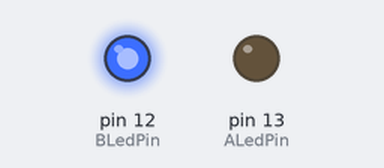
Bench run of a sketch on a simulated Arduino Uno, built with avr-gcc and run on an emulated ATmega328P. Shown: output pins drawn as LEDs (lit = HIGH).

Above: at 1.0 s.
At 3.0 s:
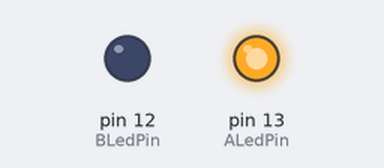
Timing chart, 0 to 5.2 s (numbered marks = the images above):
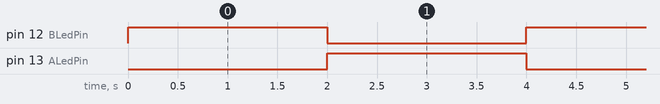

The sketch:

leds.ino
```cpp
int ALedPin = 13;                 // LED connected to digital pin 13
int BLedPin = 12;                 // LED connected to digital pin 12

int relayPin = 2;
boolean relayOn = true;

void setup() {
  pinMode(ALedPin,OUTPUT);
  pinMode(BLedPin,OUTPUT);
  //pinMode(relayPin,OUTPUT);
}

void loop() {
  if( relayOn )
  {
    relayOn = false;
    digitalWrite(ALedPin, LOW);    // sets the LED off
    digitalWrite(BLedPin, HIGH);    // sets the LED on
    //digitalWrite(relayPin, LOW);
  }
  else
  {
    relayOn = true;
    digitalWrite(ALedPin, HIGH);   // sets the LED on
    digitalWrite(BLedPin, LOW);   // sets the LED off
    //digitalWrite(relayPin, HIGH);
  }


  delay( 2000 );
}
```

Measured:
- by itself, pin 12 (BLedPin), pin 13 (ALedPin): alternates HIGH for 2.0 s and LOW for 2.0 s
